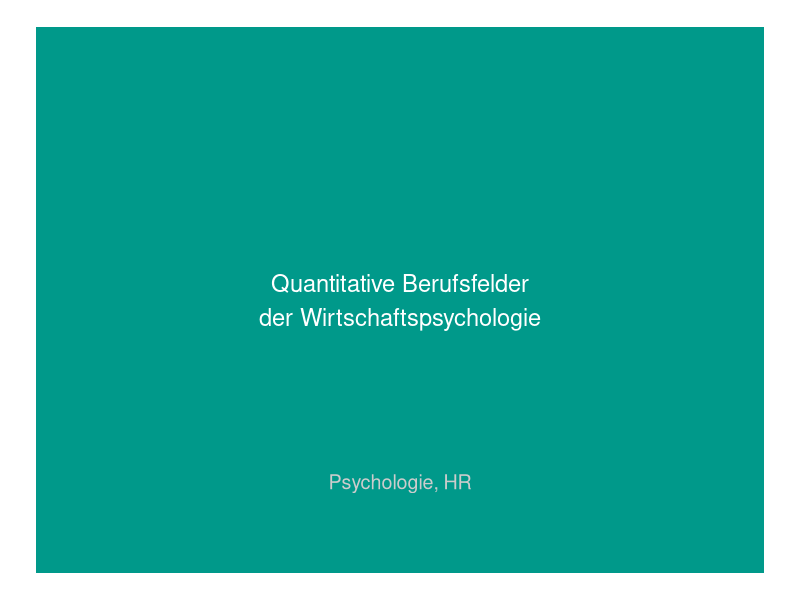

R code for this plot:


# Create png-image programmatically -----------------------------







create_thumb_imgfile <- function(title_casestudy, 
                                 title_short, 
                                 tags,
                                 save_to_disk = TRUE,
                                 background_color = "#00998a"){

  
  # Output: Thumbnail-Image (png) for case study gallery, output size is approx 8cm by 8cm
  # Input: Name of case study and short name that serves as file name(obligatory), and tags (optional)
  
  
  library(tidyverse)
  library(here)
  
  
  # collate vector of tags to one string:
  tags_pasted <- str_c(tags, collapse = ", ")
  
  fom_green <- background_color
  
  # write image to this folder:
  img_folder <- paste0(here::here(),"/static/images/thumbs")
  
  
  
  
  gg_thumb <- ggplot(tibble(x = -3:3, y = -3:3)) +
    aes(x = x, y = y) +
    geom_rect(xmin = -3, xmax = 3,
              ymin = -3, ymax = 3,
              fill = fom_green) +
    scale_x_continuous(limits = c(-3,3)) +
    scale_y_continuous(limits = c(-3,3)) +
    annotate("text", x = 0, y = 0, label = title_casestudy,
             color = "white", size = 6) +
    annotate("text", x = 0, y = -2, label = tags_pasted,
             color = "grey80", size = 5) +
    theme_void()
  
  # show image:
  gg_thumb
  
  # save to disk if desired:
  if (save_to_disk == TRUE) ggsave(gg_thumb, 
                                  filename = paste0(img_folder, "/", title_short, ".png"),
                                  height = 3.13 , width = 3.14, dpi = 72)   
  
}


title_casestudy <- "Quantitative Berufsfelder\nder Wirtschaftspsychologie"

title_short <- "Quant-Berufe-WiPsy"

tags <- c("Psychologie", "HR")



create_thumb_imgfile(title_casestudy = title_casestudy,
                     title_short = title_short,
                     tags = tags)
